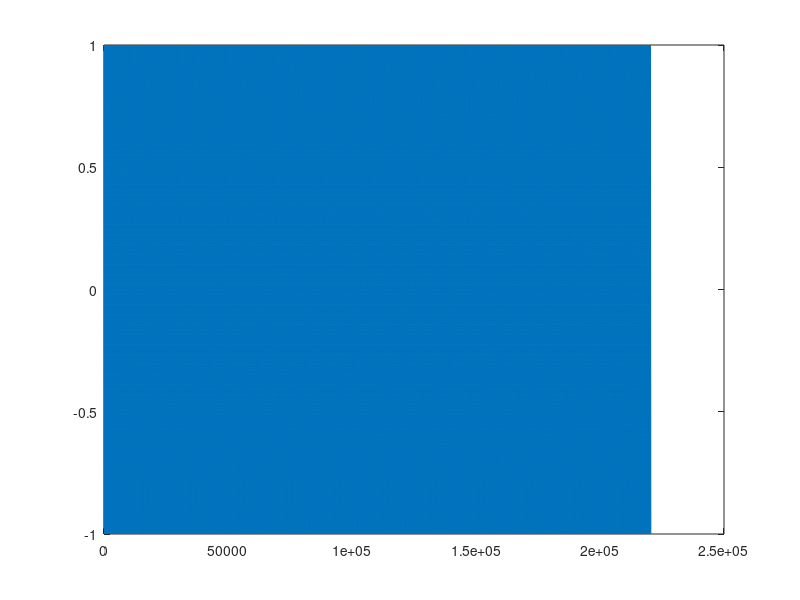

Here is the MATLAB script that generated this plot:
%%%%%%
%sawtooth
%%%%%%
dutyCycle = 0.4;
freq = 180;
fs = 44100;

period = 1/freq;
period *= fs;

t1 = 1:(period.*dutyCycle);
y1 = t1.*(2/length(t1))-1;
plot(y1);

t2 = 1:(period.*(1-dutyCycle));
y2 = -t2.*(2/length(t2))+1;
plot(y2);

toneLength = 5;
y3 = [];

for cycleNo = 1:(5*freq)
  y3 = [y3 y1 y2];
  
endfor
plot(y3)

soundsc(y3,44100);